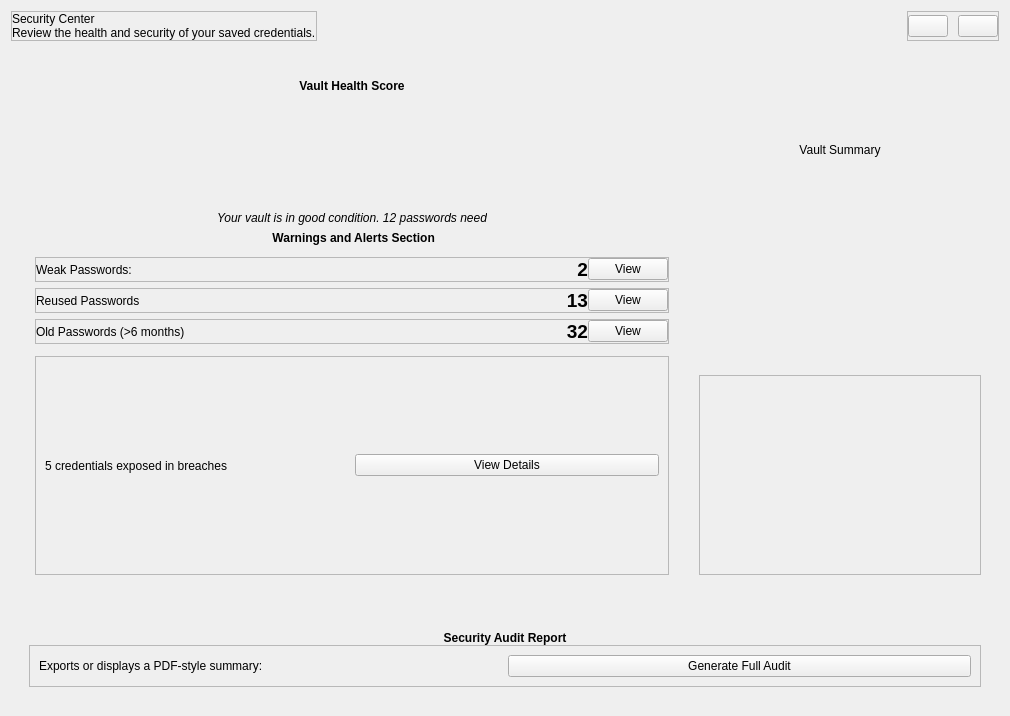
<?xml version='1.0' encoding='utf-8'?>
<ui version="4.0">
 <class>SecurityScanComponent</class>
 <widget class="QCustomComponent" name="SecurityScanComponent">
  <property name="geometry">
   <rect>
    <x>0</x>
    <y>0</y>
    <width>1010</width>
    <height>716</height>
   </rect>
  </property>
  <property name="minimumSize">
   <size>
    <width>1010</width>
    <height>716</height>
   </size>
  </property>
  <property name="windowTitle">
   <string>CustomComponent</string>
  </property>
  <layout class="QVBoxLayout" name="verticalLayout">
   <property name="spacing">
    <number>10</number>
   </property>
   <item>
    <widget class="QWidget" name="header" native="true">
     <layout class="QHBoxLayout" name="horizontalLayout">
      <property name="spacing">
       <number>10</number>
      </property>
      <property name="leftMargin">
       <number>0</number>
      </property>
      <property name="topMargin">
       <number>0</number>
      </property>
      <property name="rightMargin">
       <number>0</number>
      </property>
      <property name="bottomMargin">
       <number>0</number>
      </property>
      <item alignment="Qt::AlignmentFlag::AlignLeft">
       <widget class="QFrame" name="frame">
        <property name="frameShape">
         <enum>QFrame::Shape::StyledPanel</enum>
        </property>
        <property name="frameShadow">
         <enum>QFrame::Shadow::Raised</enum>
        </property>
        <layout class="QVBoxLayout" name="verticalLayout_2">
         <property name="spacing">
          <number>0</number>
         </property>
         <property name="leftMargin">
          <number>0</number>
         </property>
         <property name="topMargin">
          <number>0</number>
         </property>
         <property name="rightMargin">
          <number>0</number>
         </property>
         <property name="bottomMargin">
          <number>0</number>
         </property>
         <item>
          <widget class="QLabel" name="welcomeName">
           <property name="text">
            <string>Security Center</string>
           </property>
          </widget>
         </item>
         <item>
          <widget class="QLabel" name="welcomeMessage">
           <property name="text">
            <string>Review the health and security of your saved credentials.</string>
           </property>
           <property name="wordWrap">
            <bool>false</bool>
           </property>
          </widget>
         </item>
        </layout>
       </widget>
      </item>
      <item>
       <spacer name="horizontalSpacer">
        <property name="orientation">
         <enum>Qt::Orientation::Horizontal</enum>
        </property>
        <property name="sizeHint" stdset="0">
         <size>
          <width>40</width>
          <height>20</height>
         </size>
        </property>
       </spacer>
      </item>
      <item alignment="Qt::AlignmentFlag::AlignRight">
       <widget class="QFrame" name="frame_2">
        <property name="minimumSize">
         <size>
          <width>0</width>
          <height>0</height>
         </size>
        </property>
        <property name="frameShape">
         <enum>QFrame::Shape::StyledPanel</enum>
        </property>
        <property name="frameShadow">
         <enum>QFrame::Shadow::Raised</enum>
        </property>
        <layout class="QHBoxLayout" name="horizontalLayout_3">
         <property name="spacing">
          <number>10</number>
         </property>
         <property name="leftMargin">
          <number>0</number>
         </property>
         <property name="topMargin">
          <number>0</number>
         </property>
         <property name="rightMargin">
          <number>0</number>
         </property>
         <property name="bottomMargin">
          <number>0</number>
         </property>
         <item>
          <widget class="QPushButton" name="securityScanBtn">
           <property name="statusTip">
            <string>Scan</string>
           </property>
           <property name="text">
            <string />
           </property>
           <property name="icon">
            <iconset resource="../Qss/icons/_icons.qrc">
             <normaloff>:/material_design/icons/material_design/radar.png</normaloff>:/material_design/icons/material_design/radar.png</iconset>
           </property>
          </widget>
         </item>
         <item>
          <widget class="QPushButton" name="addBtn">
           <property name="text">
            <string />
           </property>
           <property name="icon">
            <iconset resource="../Qss/icons/_icons.qrc">
             <normaloff>:/material_design/icons/material_design/add.png</normaloff>:/material_design/icons/material_design/add.png</iconset>
           </property>
          </widget>
         </item>
        </layout>
       </widget>
      </item>
     </layout>
    </widget>
   </item>
   <item>
    <widget class="QCustomHorizontalSeparator" name="customHorizontalSeparator_3" />
   </item>
   <item>
    <widget class="QWidget" name="widget_2" native="true">
     <layout class="QHBoxLayout" name="horizontalLayout_4">
      <item>
       <widget class="QCustomVerticalSeparator" name="customVerticalSeparator" />
      </item>
      <item>
       <widget class="QWidget" name="widget_6" native="true">
        <property name="minimumSize">
         <size>
          <width>300</width>
          <height>0</height>
         </size>
        </property>
        <layout class="QVBoxLayout" name="verticalLayout_5">
         <item>
          <widget class="QLabel" name="label">
           <property name="font">
            <font>
             <italic>false</italic>
             <bold>true</bold>
            </font>
           </property>
           <property name="text">
            <string>Vault Health Score</string>
           </property>
           <property name="alignment">
            <set>Qt::AlignmentFlag::AlignCenter</set>
           </property>
          </widget>
         </item>
         <item>
          <widget class="QCustomHorizontalSeparator" name="customHorizontalSeparator_8" />
         </item>
         <item alignment="Qt::AlignmentFlag::AlignHCenter">
          <widget class="QCustomRoundProgressBar" name="vaultScoreProgressBar">
           <property name="minimumSize">
            <size>
             <width>100</width>
             <height>100</height>
            </size>
           </property>
           <property name="maximumSize">
            <size>
             <width>100</width>
             <height>100</height>
            </size>
           </property>
           <property name="value" stdset="0">
            <number>40</number>
           </property>
          </widget>
         </item>
         <item alignment="Qt::AlignmentFlag::AlignHCenter">
          <widget class="QLabel" name="vaultScoreLabel">
           <property name="font">
            <font>
             <italic>true</italic>
            </font>
           </property>
           <property name="text">
            <string>Your vault is in good condition. 12 passwords need attention.</string>
           </property>
           <property name="wordWrap">
            <bool>true</bool>
           </property>
          </widget>
         </item>
         <item>
          <widget class="QLabel" name="label_4">
           <property name="font">
            <font>
             <bold>true</bold>
            </font>
           </property>
           <property name="text">
            <string> Warnings and Alerts Section</string>
           </property>
           <property name="alignment">
            <set>Qt::AlignmentFlag::AlignCenter</set>
           </property>
          </widget>
         </item>
         <item>
          <widget class="QCustomHorizontalSeparator" name="customHorizontalSeparator_10" />
         </item>
         <item>
          <widget class="QFrame" name="frame_5">
           <property name="frameShape">
            <enum>QFrame::Shape::StyledPanel</enum>
           </property>
           <property name="frameShadow">
            <enum>QFrame::Shadow::Raised</enum>
           </property>
           <layout class="QHBoxLayout" name="horizontalLayout_7">
            <property name="spacing">
             <number>0</number>
            </property>
            <property name="leftMargin">
             <number>0</number>
            </property>
            <property name="topMargin">
             <number>0</number>
            </property>
            <property name="rightMargin">
             <number>0</number>
            </property>
            <property name="bottomMargin">
             <number>0</number>
            </property>
            <item>
             <widget class="QLabel" name="label_9">
              <property name="sizePolicy">
               <sizepolicy hsizetype="Expanding" vsizetype="Preferred">
                <horstretch>0</horstretch>
                <verstretch>0</verstretch>
               </sizepolicy>
              </property>
              <property name="text">
               <string>Weak Passwords:</string>
              </property>
             </widget>
            </item>
            <item>
             <widget class="QLabel" name="weakPassLabel">
              <property name="font">
               <font>
                <pointsize>14</pointsize>
                <bold>true</bold>
               </font>
              </property>
              <property name="text">
               <string>2</string>
              </property>
              <property name="alignment">
               <set>Qt::AlignmentFlag::AlignRight|Qt::AlignmentFlag::AlignTrailing|Qt::AlignmentFlag::AlignVCenter</set>
              </property>
             </widget>
            </item>
            <item alignment="Qt::AlignmentFlag::AlignRight">
             <widget class="QPushButton" name="pushButton">
              <property name="text">
               <string>View</string>
              </property>
             </widget>
            </item>
           </layout>
          </widget>
         </item>
         <item>
          <widget class="QFrame" name="frame_10">
           <property name="frameShape">
            <enum>QFrame::Shape::StyledPanel</enum>
           </property>
           <property name="frameShadow">
            <enum>QFrame::Shadow::Raised</enum>
           </property>
           <layout class="QHBoxLayout" name="horizontalLayout_13">
            <property name="spacing">
             <number>0</number>
            </property>
            <property name="leftMargin">
             <number>0</number>
            </property>
            <property name="topMargin">
             <number>0</number>
            </property>
            <property name="rightMargin">
             <number>0</number>
            </property>
            <property name="bottomMargin">
             <number>0</number>
            </property>
            <item>
             <widget class="QLabel" name="label_13">
              <property name="text">
               <string>Reused Passwords</string>
              </property>
             </widget>
            </item>
            <item>
             <widget class="QLabel" name="reusedPassLabel">
              <property name="sizePolicy">
               <sizepolicy hsizetype="Expanding" vsizetype="Preferred">
                <horstretch>0</horstretch>
                <verstretch>0</verstretch>
               </sizepolicy>
              </property>
              <property name="font">
               <font>
                <pointsize>14</pointsize>
                <bold>true</bold>
               </font>
              </property>
              <property name="text">
               <string>13</string>
              </property>
              <property name="alignment">
               <set>Qt::AlignmentFlag::AlignRight|Qt::AlignmentFlag::AlignTrailing|Qt::AlignmentFlag::AlignVCenter</set>
              </property>
             </widget>
            </item>
            <item alignment="Qt::AlignmentFlag::AlignRight">
             <widget class="QPushButton" name="pushButton_5">
              <property name="text">
               <string>View</string>
              </property>
             </widget>
            </item>
           </layout>
          </widget>
         </item>
         <item>
          <widget class="QFrame" name="frame_9">
           <property name="frameShape">
            <enum>QFrame::Shape::StyledPanel</enum>
           </property>
           <property name="frameShadow">
            <enum>QFrame::Shadow::Raised</enum>
           </property>
           <layout class="QHBoxLayout" name="horizontalLayout_12">
            <property name="spacing">
             <number>0</number>
            </property>
            <property name="leftMargin">
             <number>0</number>
            </property>
            <property name="topMargin">
             <number>0</number>
            </property>
            <property name="rightMargin">
             <number>0</number>
            </property>
            <property name="bottomMargin">
             <number>0</number>
            </property>
            <item>
             <widget class="QLabel" name="label_11">
              <property name="sizePolicy">
               <sizepolicy hsizetype="Expanding" vsizetype="Preferred">
                <horstretch>0</horstretch>
                <verstretch>0</verstretch>
               </sizepolicy>
              </property>
              <property name="text">
               <string>Old Passwords (&gt;6 months)</string>
              </property>
             </widget>
            </item>
            <item>
             <widget class="QLabel" name="oldPassLabel">
              <property name="font">
               <font>
                <pointsize>14</pointsize>
                <bold>true</bold>
               </font>
              </property>
              <property name="text">
               <string>32</string>
              </property>
              <property name="alignment">
               <set>Qt::AlignmentFlag::AlignRight|Qt::AlignmentFlag::AlignTrailing|Qt::AlignmentFlag::AlignVCenter</set>
              </property>
             </widget>
            </item>
            <item alignment="Qt::AlignmentFlag::AlignRight">
             <widget class="QPushButton" name="pushButton_2">
              <property name="text">
               <string>View</string>
              </property>
             </widget>
            </item>
           </layout>
          </widget>
         </item>
         <item>
          <widget class="QCustomHorizontalSeparator" name="customHorizontalSeparator_9" />
         </item>
         <item>
          <widget class="QFrame" name="frame_4">
           <property name="sizePolicy">
            <sizepolicy hsizetype="Preferred" vsizetype="Expanding">
             <horstretch>0</horstretch>
             <verstretch>0</verstretch>
            </sizepolicy>
           </property>
           <property name="frameShape">
            <enum>QFrame::Shape::StyledPanel</enum>
           </property>
           <property name="frameShadow">
            <enum>QFrame::Shadow::Raised</enum>
           </property>
           <layout class="QHBoxLayout" name="horizontalLayout_6">
            <item>
             <widget class="QLabel" name="breachLabel">
              <property name="text">
               <string>5 credentials exposed in breaches</string>
              </property>
              <property name="wordWrap">
               <bool>true</bool>
              </property>
             </widget>
            </item>
            <item>
             <widget class="QPushButton" name="viewBreachBtn">
              <property name="text">
               <string>View Details</string>
              </property>
              <property name="icon">
               <iconset resource="../Qss/icons/_icons.qrc">
                <normaloff>:/feather/icons/feather/eye.png</normaloff>:/feather/icons/feather/eye.png</iconset>
              </property>
             </widget>
            </item>
           </layout>
          </widget>
         </item>
        </layout>
       </widget>
      </item>
      <item>
       <widget class="QCustomVerticalSeparator" name="customVerticalSeparator_2" />
      </item>
      <item>
       <widget class="QWidget" name="widget" native="true">
        <property name="minimumSize">
         <size>
          <width>300</width>
          <height>0</height>
         </size>
        </property>
        <layout class="QVBoxLayout" name="verticalLayout_4">
         <item>
          <widget class="QLabel" name="label_3">
           <property name="font">
            <font />
           </property>
           <property name="text">
            <string>Vault Summary</string>
           </property>
           <property name="alignment">
            <set>Qt::AlignmentFlag::AlignCenter</set>
           </property>
          </widget>
         </item>
         <item>
          <widget class="QCustomHorizontalSeparator" name="customHorizontalSeparator_2" />
         </item>
         <item>
          <widget class="QFrame" name="donutChartContainer">
           <property name="minimumSize">
            <size>
             <width>200</width>
             <height>200</height>
            </size>
           </property>
           <property name="frameShape">
            <enum>QFrame::Shape::StyledPanel</enum>
           </property>
           <property name="frameShadow">
            <enum>QFrame::Shadow::Raised</enum>
           </property>
           <layout class="QVBoxLayout" name="verticalLayout_7" />
          </widget>
         </item>
        </layout>
       </widget>
      </item>
     </layout>
    </widget>
   </item>
   <item>
    <widget class="QCustomHorizontalSeparator" name="customHorizontalSeparator" />
   </item>
   <item>
    <widget class="QWidget" name="widget_7" native="true">
     <layout class="QHBoxLayout" name="horizontalLayout_8">
      <item>
       <widget class="QWidget" name="widget_10m" native="true">
        <layout class="QVBoxLayout" name="verticalLayout_8">
         <property name="spacing">
          <number>0</number>
         </property>
         <item>
          <widget class="QLabel" name="label_8">
           <property name="font">
            <font>
             <bold>true</bold>
            </font>
           </property>
           <property name="text">
            <string>Security Audit Report</string>
           </property>
           <property name="alignment">
            <set>Qt::AlignmentFlag::AlignCenter</set>
           </property>
          </widget>
         </item>
         <item>
          <widget class="QCustomHorizontalSeparator" name="customHorizontalSeparator_13" />
         </item>
         <item>
          <widget class="QFrame" name="frame_8">
           <property name="frameShape">
            <enum>QFrame::Shape::StyledPanel</enum>
           </property>
           <property name="frameShadow">
            <enum>QFrame::Shadow::Raised</enum>
           </property>
           <layout class="QHBoxLayout" name="horizontalLayout_11">
            <item>
             <widget class="QLabel" name="label_5">
              <property name="text">
               <string>Exports or displays a PDF-style summary:</string>
              </property>
             </widget>
            </item>
            <item>
             <widget class="QPushButton" name="generateReportBtn">
              <property name="text">
               <string>Generate Full Audit</string>
              </property>
             </widget>
            </item>
           </layout>
          </widget>
         </item>
        </layout>
       </widget>
      </item>
     </layout>
    </widget>
   </item>
  </layout>
 </widget>
 <customwidgets>
  <customwidget>
   <class>QCustomHorizontalSeparator</class>
   <extends>QWidget</extends>
   <header>Custom_Widgets.QCustomHorizontalSeparator</header>
  </customwidget>
  <customwidget>
   <class>QCustomVerticalSeparator</class>
   <extends>QWidget</extends>
   <header>Custom_Widgets.QCustomVerticalSeparator</header>
  </customwidget>
  <customwidget>
   <class>QCustomRoundProgressBar</class>
   <extends>QWidget</extends>
   <header>Custom_Widgets.QCustomProgressBars</header>
  </customwidget>
  <customwidget>
   <class>QCustomComponent</class>
   <extends>QWidget</extends>
   <header>Custom_Widgets.QCustomComponent</header>
   <container>1</container>
  </customwidget>
 <customwidget><class>QPushButton</class><extends>QPushButton</extends><header location="global">Custom_Widgets.Theme.h</header><container>1</container></customwidget><customwidget><class>QLabel</class><extends>QLabel</extends><header location="global">Custom_Widgets.Theme.h</header><container>1</container></customwidget></customwidgets>
 <connections />
</ui>
